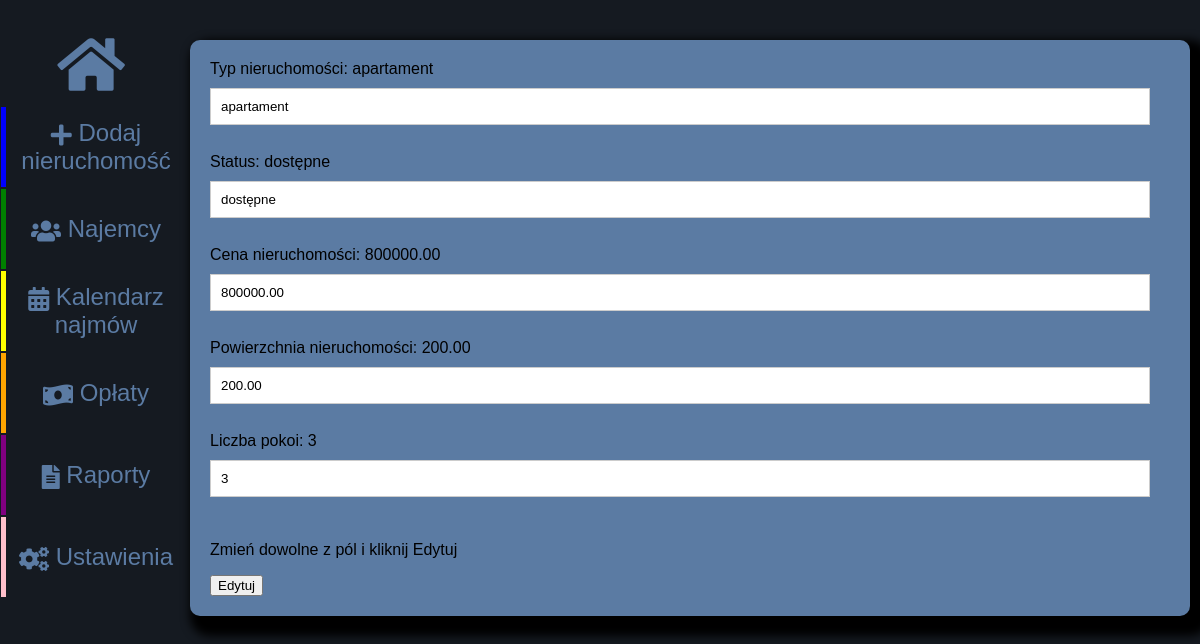
The page /nieruchomosci/8/edytuj/ on the database its author committed.
### listings/models.py (models this page shows, shortened)
class Nieruchomosc(models.Model):
    STATUS_CHOICES = [
        ('Na Sprzedaż', 'Na Sprzedaż'),
        ('Wynajęte', 'Wynajęte'),
        ('Do wynajęcia', 'Do wynajęcia'),
        ('Do remontu', 'Do remontu')
    ]
    TYP_CHOICES = [
        ('Dom', 'Dom'),
        ('Mieszkanie', 'Mieszkanie'),
    ]
    Status = models.CharField(max_length=50, choices=STATUS_CHOICES)
    ID_nieruchomosci = models.AutoField(primary_key=True)
    ID_adresu = models.ForeignKey(Adres, on_delete=models.CASCADE, db_column='ID_adresu')
    Powierzchnia = models.DecimalField(max_digits=10, decimal_places=2)
    Liczba_pokoi = models.IntegerField()
    Cena = models.DecimalField(max_digits=10, decimal_places=2)
    Typ_nieruchomosci = models.CharField(max_length=50, choices=TYP_CHOICES)
    Opis = models.TextField(blank=True)  # Opcjonalne
    class Meta:
        db_table='Nieruchomosci'

### listings/views.py (the view)
# urls.py: path('nieruchomosci/<int:nieruchomosc_ID>/edytuj/', views.edytuj_nieruchomosc, name='edytuj_nieruchomosc'),
def edytuj_nieruchomosc(request, nieruchomosc_ID):
    nieruchomosc = Nieruchomosc.objects.filter(ID_nieruchomosci=nieruchomosc_ID)
    print(request, nieruchomosc_ID)
    return render(request, 'edytuj_nieruchomosc.html', {'nieruchomosc': nieruchomosc[0]})

### templates/edytuj_nieruchomosc.html (shortened to what this page needs)
<!DOCTYPE html>
<html lang="en">
<head>
    {% load static %}
    <link rel="stylesheet" type="text/css" href="{% static 'style.css' %}">
    <link rel="stylesheet" href="https://cdnjs.cloudflare.com/ajax/libs/font-awesome/5.15.4/css/all.min.css">
</head>
<body>
<div class="sidebar">
    <a href="{% url 'lista_nieruchomosci' %}" style="display: flex; align-items: center; justify-content: center; margin-top: 25px;">
        <button style="background: none; border: none;"><i class="fas fa-home" style="font-size: 60px;"></i></button>
    </a>
    <a href="{% url 'dodaj_nieruchomosc' %}" class="button-2">
        <button><i class="fas fa-plus"></i> Dodaj nieruchomość</button>
    </a>
    <a href="{% url 'lista_najemcow' %}" class="button-3">
        <button><i class="fas fa-users"></i> Najemcy</button>
    </a>
    <a href="{% url 'kalendarz_najmow' %}" class="button-4">
        <button><i class="fas fa-calendar-alt"></i> Kalendarz najmów</button>
    </a>
    <a href="{% url 'lista_oplat' %}" class="button-5">
        <button><i class="fas fa-money-bill-wave"></i> Opłaty</button>
    </a>
    <a href="{% url 'raporty' %}" class="button-6">
        <button><i class="fas fa-file-alt"></i> Raporty</button>
    </a>
    <a href="{% url 'ustawienia' %}"class="button-7">
        <button><i class="fas fa-cogs"></i> Ustawienia</button>
    </a>
</div>
<div class="content">
    <div class="form-container">
        <form action="zmien_nieruchomosc" method="post">
            <label for="typ">Typ nieruchomości: {{ nieruchomosc.Typ_nieruchomosci }} </label>
            <input type="text" id="typ" name="typ" value={{ nieruchomosc.Typ_nieruchomosci }}><br><br>
            <label for="status">Status: {{ nieruchomosc.Status }} </label>
            <input type="text" id="status" name="status" value= {{ nieruchomosc.Status }}><br><br>
            <label for="cena">Cena nieruchomości: {{ nieruchomosc.Cena }} </label>
            <input type="text" id="cena" name="cena" value={{ nieruchomosc.Cena }}><br><br>
            <label for="powierzchnia">Powierzchnia nieruchomości: {{ nieruchomosc.Powierzchnia }} </label>
            <input type="text" id="powierzchnia" name="powierzchnia" value={{ nieruchomosc.Powierzchnia }}><br><br>
            <label for="liczba_pokoi">Liczba pokoi: {{ nieruchomosc.Liczba_pokoi }} </label>
            <input type="text" id="liczba_pokoi" name="liczba_pokoi" value= {{ nieruchomosc.Liczba_pokoi }}><br><br>
            <p> Zmień dowolne z pól i kliknij Edytuj</p>
            <input type="submit" value="Edytuj">
            </form>
    </div>
</div>
</body>
</html>

### listings/static/style.css (style rules this page uses)
body { font-family: Arial, sans-serif; margin: 0; padding: 0; background-color: #151a21; }
.sidebar { background-color: #151a21; float: left; width: 15%; height: 100%; text-align: center; }
.sidebar a { display: inline-block; margin: 1px; text-decoration: none; width: 100%; }
.sidebar button i { vertical-align: middle; }
.sidebar .button-2 { border-left: 5px solid blue; }
.sidebar .button-3 { border-left: 5px solid green; }
.sidebar .button-4 { border-left: 5px solid yellow; }
.sidebar .button-5 { border-left: 5px solid orange; }
.sidebar .button-6 { border-left: 5px solid purple; }
.sidebar .button-7 { border-left: 5px solid pink; }
.sidebar button { background-color: #151a21; padding: 0; color: #5b7ba3; font-size: 24px; cursor: pointer; transition: background-color 0.3s; width: 95%; height: 80px; margin: 0; border: none; box-sizing: border-box; }
.content { display: flex; justify-content: space-between; height: 80%; }
.form-container, .image-upload-container { margin: 40px 10px 20px 10px; padding: 20px; background-color: #5b7ba3; box-shadow: 10px 10px 10px 10px black; width: 40%; flex-grow: 1; border-radius: 10px; transition: transform 0.3s; }
.form-container { height: auto; }
.form-container input[type="text"], .form-container input[type="number"], .form-container select { width: calc(100% - 20px); padding: 10px; margin: 10px 0; border: 1px solid #ccc; box-sizing: border-box; }

### rows shown on the page
Nieruchomosc: Typ_nieruchomosci "apartament", typ "apartament", Status "dostępne", status "dostępne", Cena "800000.00", cena "800000.00", Powierzchnia "200.00", powierzchnia "200.00", Liczba_pokoi "3", liczba_pokoi "3"
